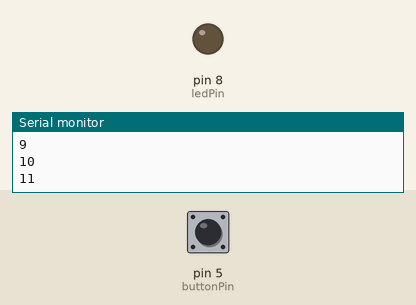
This sketch was run on a simulated Arduino Uno, built with avr-gcc and run on an emulated ATmega328P. Shown: output pins drawn as LEDs (lit = HIGH), the last lines printed to the serial monitor. The test bench sets the inputs (shaded band); at power-on: pin 5 (buttonPin) LOW.

Above: at 1.2 s.
1.3 s: pin 5 (buttonPin) pulled HIGH for 0.15 s
At 1.37 s:
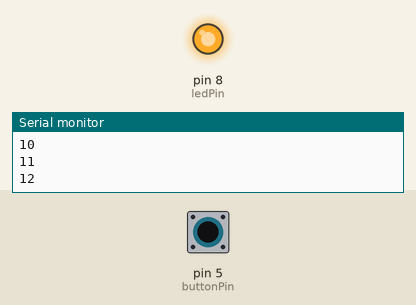
2.9 s: pin 5 (buttonPin) pulled HIGH for 3.2 s
At 6.4 s:
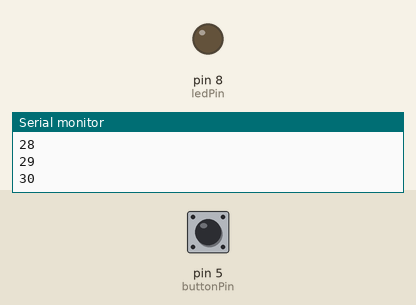
Timing chart, 0 to 7.9 s (numbered marks = the images above; inputs shaded):
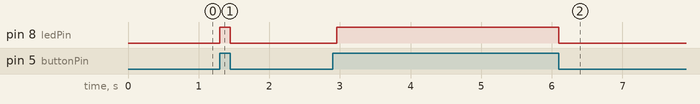

The sketch:

beam_sensor_code.ino
```cpp
 const int buttonPin = 5;     // the number of the pushbutton pin
const int ledPin =  8;      // the number of the LED pin
int x = 0;
// variables will change:
int buttonState = 0;         // variable for reading the pushbutton status
int t = 0;
void setup() {
  // initialize the LED pin as an output:
  pinMode(ledPin, OUTPUT);
  // initialize the pushbutton pin as an input:
  pinMode(buttonPin, INPUT);
  Serial.begin(9600);
}

void loop() {
  // read the state of the pushbutton value:
  buttonState = digitalRead(buttonPin);

  if (buttonState == HIGH) {
    // turn LED on:
    digitalWrite(ledPin, HIGH);


  }

  else
  {
digitalWrite(ledPin, LOW);

 if (  x < 255)
{


    if (buttonState == LOW)
    {t = t-3000;
      }
  else
  {digitalWrite(ledPin, LOW);
    // t = 0;
     }
  Serial.println(x);
x++;

//delay(t);
delay(100);
}

  if (x ==255)
  {x = 0;}


  }
}
```

Measured:
- after the input at 1.3 s, pin 8 (ledPin): LOW → HIGH at once, → LOW 0.15 s later
- after the input at 2.9 s, pin 8 (ledPin): LOW → HIGH after 0.05 s, → LOW 3.1 s later
